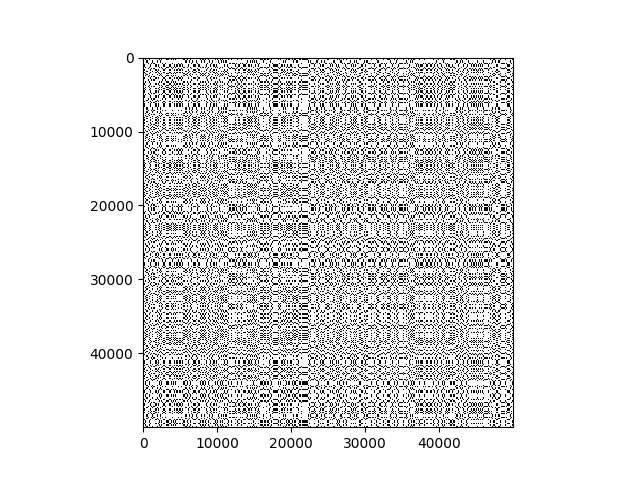

This chart was generated by the following Python code:
import argparse
from Bio import SeqIO
import numpy as np
import matplotlib.pyplot as plt
from tqdm import tqdm
from scipy.sparse import coo_matrix
import time
import time

def read_fasta(file_path, max_length=None):
    """Lee una secuencia de un archivo FASTA y devuelve la secuencia."""
    for record in SeqIO.parse(file_path, "fasta"):
        sequence = str(record.seq)
        if max_length:
            sequence = sequence[:max_length]
        return sequence

def generate_dotplot(seq1, seq2, window_size=1):
    """Genera una matriz dispersa de dotplot para dos secuencias."""
    len1, len2 = len(seq1), len(seq2)
    rows, cols = [], []

    seq1_array = np.array(list(seq1))
    seq2_array = np.array(list(seq2))

    try:
        for i in tqdm(range(len1 - window_size + 1), desc="Generando dotplot"):
            sub_seq1 = seq1_array[i:i + window_size]
            matches = np.where((seq2_array[:len2 - window_size + 1] == sub_seq1[:, None]).all(axis=0))[0]
            rows.extend([i] * len(matches))
            cols.extend(matches)
    except MemoryError:
        print("Error de memoria: No es posible generar el dotplot con las secuencias dadas debido a limitaciones de memoria.")
        return None
    
    dotplot = coo_matrix((np.ones(len(rows)), (rows, cols)), shape=(len1, len2), dtype=np.uint8)
    return dotplot.tocsr()

def plot_dotplot(dotplot, output_file):
    """Dibuja y guarda la imagen del dotplot."""
    start_time = time.time()  # Tiempo inicial para la generación de la imagen
    plt.imshow(dotplot.toarray(), cmap='Greys', interpolation='none')
    plt.savefig(output_file, format='png')
    plt.close()
    end_time = time.time()  # Tiempo final para la generación de la imagen
    print(f"Tiempo para generar y guardar la imagen: {end_time - start_time:.2f} segundos")

def main(file1, file2, output_file, max_length):
    start_time = time.time()  # Tiempo inicial para la ejecución del programa

    seq1 = read_fasta(file1, max_length)
    seq2 = read_fasta(file2, max_length)
    
    print(f"Longitud de la secuencia 1: {len(seq1)}")
    print(f"Longitud de la secuencia 2: {len(seq2)}")
    
    calc_start_time = time.time()  # Tiempo inicial para los cálculos
    dotplot = generate_dotplot(seq1, seq2)
    calc_end_time = time.time()  # Tiempo final para los cálculos
    
    if dotplot is not None:
        print(f"Tiempo de cálculo para generar el dotplot: {calc_end_time - calc_start_time:.2f} segundos")
        plot_dotplot(dotplot, output_file)
    else:
        print("No se pudo generar el dotplot debido a un error de memoria.")
    
    end_time = time.time()  # Tiempo final para la ejecución del programa
    print(f"Tiempo total de ejecución del programa: {end_time - start_time:.2f} segundos")

if __name__ == "__main__":
    parser = argparse.ArgumentParser(description="Generar dotplot de dos secuencias FASTA.")
    parser.add_argument("--file1", required=True, help="Archivo FASTA de la primera secuencia.")
    parser.add_argument("--file2", required=True, help="Archivo FASTA de la segunda secuencia.")
    parser.add_argument("--output", required=True, help="Archivo de salida para la imagen del dotplot.")
    parser.add_argument("--max_length", type=int, default=None, help="Número máximo de caracteres a procesar de cada secuencia.")
    
    args = parser.parse_args()
    
    main(args.file1, args.file2, args.output, args.max_length)

# Ejecutar con:
# python dotplot_secuencial.py --file1=./dotplot_files/E_coli.fna --file2=./dotplot_files/Salmonella.fna --output=dotplot_secuencial.png --max_length=50000
